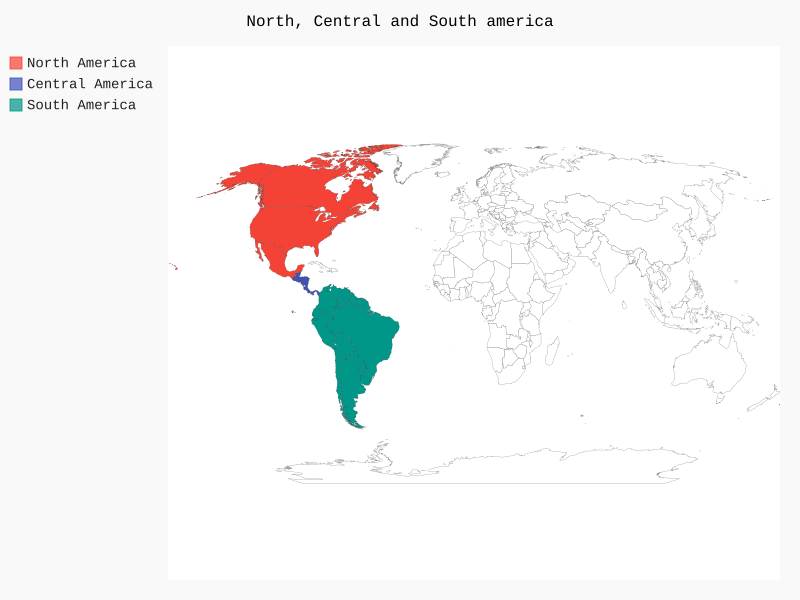

Source code (Python):
from pygal.maps.world import World

wm = World()
wm.title = "North, Central and South america"

wm.add("North America", ['ca', 'mx', 'us'])
wm.add("Central America", ['bz', 'cr', 'gt', 'hn', 'ni', 'pa', 'sv'])
wm.add("South America", ['ar', 'bo', 'br', 'cl', 'co', 'ec', 'gf', 'gy', 'pe', 'py', 'sr', 'uy', 've'])

wm.render_to_file("americas.svg")

https://hst-api.wialon.com/wialon/ajax.html?svc=token/login&params={“token”:”35249e720beadfe05758af363ebcacef62FA3F9A2B06C9A10C91F0B70DECB537520A40A3”}



https://hst-api.wialon.com/wialon/ajax.html?svc=core/search_items&params={"spec":{"itemsType":"avl_unit","propName":"sys_name","propValueMask":"*","sortType":"sys_name"},"force":”1”,"flags":”1024”,"from":”0”,"to":”0”}&sid=
